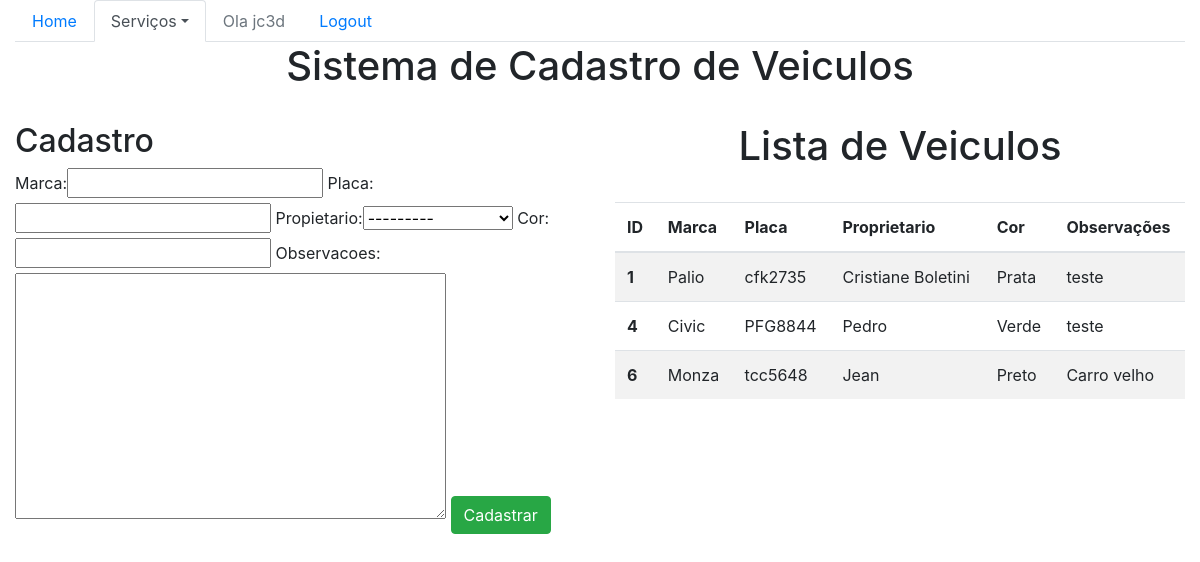
The page /sistema/veiculos (signed in) on the database its author committed.
### core/models.py (models this page shows, shortened)
class Veiculo(models.Model):
    marca = models.CharField(max_length=100)
    placa = models.CharField(max_length=7)
    propietario = models.ForeignKey(Pessoa, on_delete=models.CASCADE)
    cor = models.CharField(max_length=15)
    observacoes = models.TextField()

class Pessoa(models.Model):
    nome = models.CharField(max_length=100)
    cpf = models.CharField(max_length=11)
    endereco = models.CharField(max_length=200)
    telefone = models.CharField(max_length=20)
    def __str__(self):
        return self.nome

### core/views.py (the view)
# urls.py: path('veiculos', lista_veiculos, name='core_lista_veiculos'),
@login_required()
def lista_veiculos(request):
    veiculos = Veiculo.objects.all()
    form = Veiculoform()
    data = {'veiculos': veiculos, 'form': form}
    return render(request, 'core/lista_veiculos.html', data)

### core/forms.py
class Veiculoform(ModelForm):
    class Meta:
        model = Veiculo
        fields = '__all__'

### core/templates/core/lista_veiculos.html (shortened to what this page needs)
{% extends 'base.html' %}
{% load bootstrap %}
{% block menu %}
<ul class="nav nav-tabs">
  <li class="nav-item">
    <a class="nav-link" href="{% url 'core_home' %}">Home</a>
  </li>
  <li class="nav-item dropdown">
    <a class="nav-link dropdown-toggle active" data-toggle="dropdown" href="#" role="button" aria-haspopup="true" aria-expanded="false">Serviços</a>
    {% if user.is_authenticated %}
      <li class="nav-item ">
        <a class="nav-link disabled" href="#">Ola {{ user }}</a>
      </li>
      <li class="nav-item ">
        <a class="nav-link" href="{% url 'logout' %}">Logout</a>
      </li>
    {% else %}
      <li class="nav-item ">
        <a class="nav-link" href="{% url 'login' %}">Login</a>
      </li>
    {% endif %}
</ul>
{% endblock %}
{% block main %}
<div class="row">
    <div class="col">
        <h1 class="text-center">Sistema de Cadastro de Veiculos</h1>
    </div>
</div>
<div class="row">
    <div class="col-sm-6">
        <br>
        <h2>Cadastro</h2>
        <form action="{% url 'core_veiculo_novo' %}" method="POST">
            {{ form|bootstrap }}
            <button type="submit" class="btn btn-success">Cadastrar</button>
        </form>
    </div>
<br>
    <div class="col-sm-6">
        <br>
        <h1 class="text-center">Lista de Veiculos</h1>
        <br>
        <table class="table table-striped">
                  <thead>
                      <tr>
                      <th scope="col">ID</th>
                      <th scope="col">Marca</th>
                      <th scope="col">Placa</th>
                      <th scope="col">Proprietario</th>
                      <th scope="col">Cor</th>
                      <th scope="col">Observações</th>
                      </tr>
                  </thead>
                  <tbody>
                      {% for veiculo in veiculos %}
                      <tr>
                      <th scope="row">{{ veiculo.id }}</th>
                      <td>{{ veiculo.marca }}</td>
                      <td>{{ veiculo.placa }}</td>
                      <td>{{ veiculo.propietario }}</td>
                      <td>{{ veiculo.cor }}</td>
                      <td>{{ veiculo.observacoes }}</td>
                      </tr>
                      {% endfor %}
                  </tbody>
                </table>
    </div>
</div>
{% endblock %}

### rows shown on the page
Veiculo: id "1", marca "Palio", placa "cfk2735", propietario "Cristiane Boletini", cor "Prata", observacoes "teste"
Veiculo: id "4", marca "Civic", placa "PFG8844", propietario "Pedro", cor "Verde", observacoes "teste"
Veiculo: id "6", marca "Monza", placa "tcc5648", propietario "Jean", cor "Preto", observacoes "Carro velho"

### other values the page prints
{{ user }} "jc3d"
